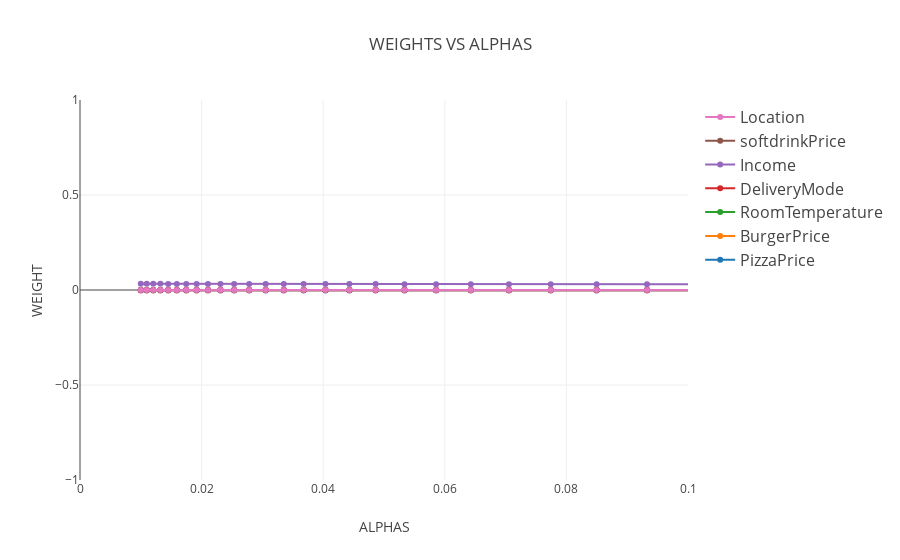

Write notebook code for a chart like this one.
### Markdown cell above
## WEIGHT VS ALPHA ##

### Code cell
data = []
for r in range(len(X_train.columns)):
    trace = go.Scatter(
        x = alphas_ridge,
        y = coefs[:, r],
        mode='lines+markers',
        name = X_train.columns[r],
        line = dict(shape = 'linear')
    )
    data.append(trace)
layout = dict(
    title = 'WEIGHTS VS ALPHAS',
    yaxis = dict(
        range = [-1, 1],
        title = 'WEIGHT'
    ),
    xaxis = dict(
        range = [0, 0.1],
        title = 'ALPHAS'
    ),
    legend = dict(
        traceorder = 'reversed',
        font = dict(size = 16)
    ))

fig = dict(data = data, layout = layout)
plot.iplot(fig, filename = 'WEIGHT_VS_ALPHA')
